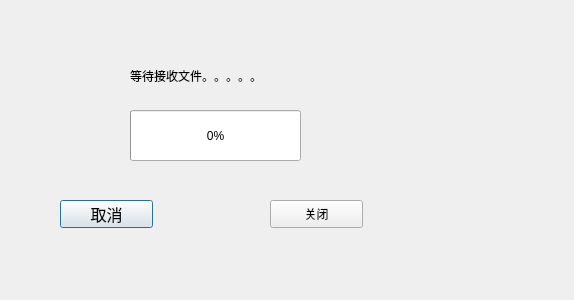
<?xml version="1.0" encoding="UTF-8"?>
<ui version="4.0">
 <class>TcpClient</class>
 <widget class="QDialog" name="TcpClient">
  <property name="geometry">
   <rect>
    <x>0</x>
    <y>0</y>
    <width>574</width>
    <height>300</height>
   </rect>
  </property>
  <property name="windowTitle">
   <string>接收端</string>
  </property>
  <widget class="QLabel" name="tcpClientStatusLabel">
   <property name="geometry">
    <rect>
     <x>130</x>
     <y>50</y>
     <width>131</width>
     <height>51</height>
    </rect>
   </property>
   <property name="text">
    <string>等待接收文件。。。。。。</string>
   </property>
  </widget>
  <widget class="QProgressBar" name="progressBar">
   <property name="geometry">
    <rect>
     <x>130</x>
     <y>110</y>
     <width>171</width>
     <height>51</height>
    </rect>
   </property>
   <property name="value">
    <number>0</number>
   </property>
  </widget>
  <widget class="QPushButton" name="tcpClientCancleBtn">
   <property name="geometry">
    <rect>
     <x>60</x>
     <y>200</y>
     <width>93</width>
     <height>28</height>
    </rect>
   </property>
   <property name="font">
    <font>
     <pointsize>12</pointsize>
     <weight>50</weight>
     <bold>false</bold>
    </font>
   </property>
   <property name="text">
    <string>取消</string>
   </property>
  </widget>
  <widget class="QPushButton" name="tcpClientCloseBtn">
   <property name="geometry">
    <rect>
     <x>270</x>
     <y>200</y>
     <width>93</width>
     <height>28</height>
    </rect>
   </property>
   <property name="text">
    <string>关闭</string>
   </property>
  </widget>
 </widget>
 <resources/>
 <connections/>
</ui>
